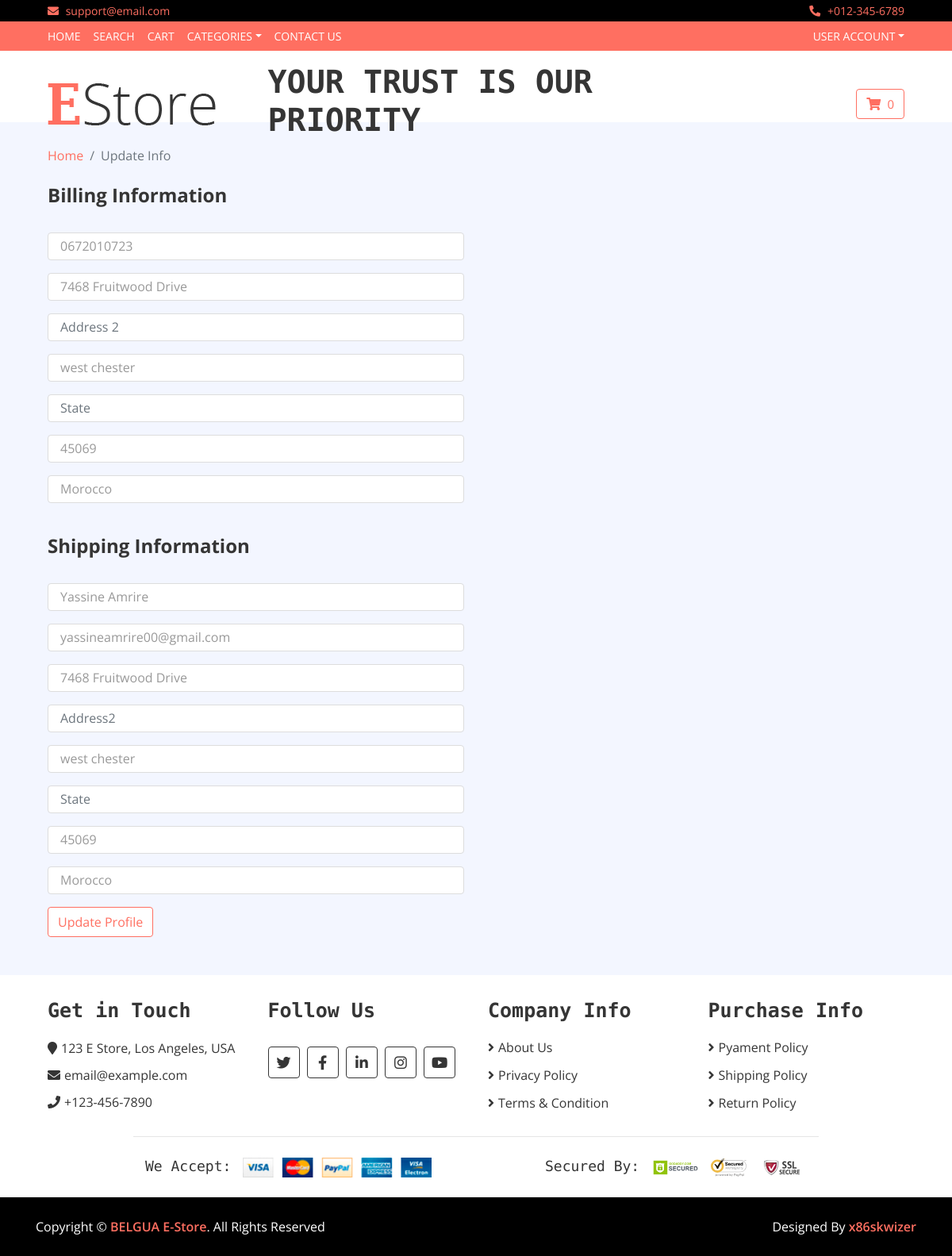
The page /update_info/ (signed in) on the database as committed earlier.
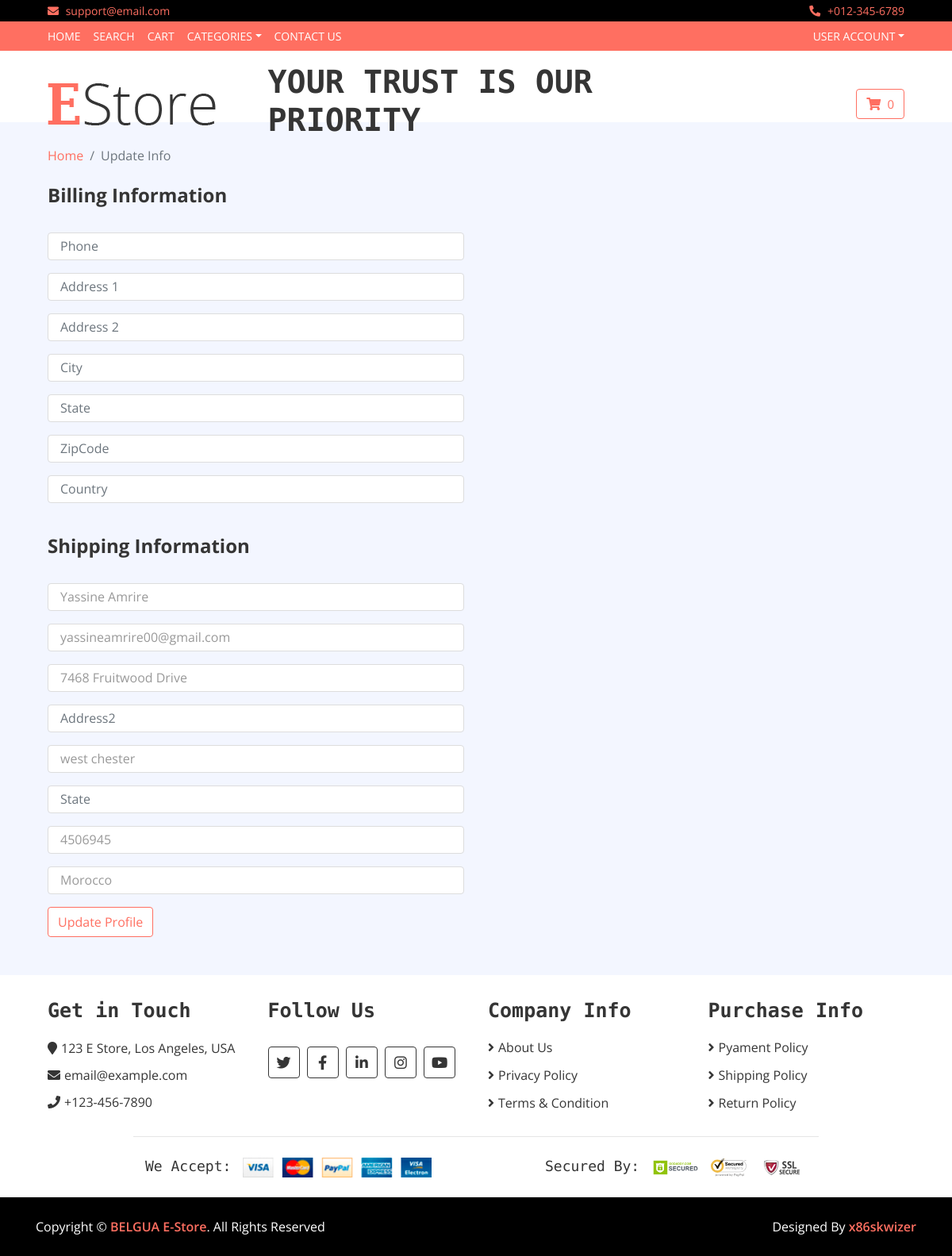
The same page on the database as committed later.
### core/models.py (models this page shows, shortened)
class Profile(models.Model):
	user = models.OneToOneField(User, on_delete=models.CASCADE)
	date_modified = models.DateTimeField(User, auto_now=True)
	phone = models.CharField(max_length=20, blank=True)
	address1 = models.CharField(max_length=200, blank=True)
	address2 = models.CharField(max_length=200, blank=True)
	city = models.CharField(max_length=200, blank=True)
	state = models.CharField(max_length=200, blank=True)
	zipcode = models.CharField(max_length=200, blank=True)
	country = models.CharField(max_length=200, blank=True)
	old_cart = models.CharField(max_length=200, blank=True, null=True)

### payment/models.py (models this page shows, shortened)
class ShippingAddress(models.Model):
	user = models.ForeignKey(User, on_delete=models.CASCADE, null=True, blank=True)
	shipping_full_name = models.CharField(max_length=255)
	shipping_email = models.CharField(max_length=255)
	shipping_address1 = models.CharField(max_length=255)
	shipping_address2 = models.CharField(max_length=255, null=True, blank=True)
	shipping_city = models.CharField(max_length=255)
	shipping_state = models.CharField(max_length=255, null=True, blank=True)
	shipping_zipcode = models.CharField(max_length=255, null=True, blank=True)
	shipping_country = models.CharField(max_length=255)
	class Meta:
		verbose_name_plural = "Shipping Address"

### core/views.py (the view)
# urls.py: path('update_info/', views.update_info, name='update_info'),
def update_info(request):
    if request.user.is_authenticated:
        current_user = get_object_or_404(Profile, user__id=request.user.id)
        try:
            shipping_user = ShippingAddress.objects.get(user__id=request.user.id)
        except ShippingAddress.DoesNotExist:
            shipping_user = None
        form = UserInfoForm(request.POST or None, instance=current_user)
        shipping_form = ShippingForm(request.POST or None, instance=shipping_user)
        if form.is_valid() or shipping_form.is_valid():
            form.save()
            shipping_form.save()
            messages.success(request, "Info has been updated!")
            return redirect('core:index')
        return render(request, 'update_info.html', {'form': form, 'shipping_form': shipping_form})
    else:
        messages.error(request, "You need to be logged in to update your information.")
        return redirect('core:index')

### core/forms.py
class UserInfoForm(forms.ModelForm):
	phone = forms.CharField(label="", widget=forms.TextInput(attrs={'class':'form-control', 'placeholder':'Phone'}), required=False)
	address1 = forms.CharField(label="", widget=forms.TextInput(attrs={'class':'form-control', 'placeholder':'Address 1'}), required=False)
	address2 = forms.CharField(label="", widget=forms.TextInput(attrs={'class':'form-control', 'placeholder':'Address 2'}), required=False)
	city = forms.CharField(label="", widget=forms.TextInput(attrs={'class':'form-control', 'placeholder':'City'}), required=False)
	state = forms.CharField(label="", widget=forms.TextInput(attrs={'class':'form-control', 'placeholder':'State'}), required=False)
	zipcode = forms.CharField(label="", widget=forms.TextInput(attrs={'class':'form-control', 'placeholder':'ZipCode'}), required=False)
	country = forms.CharField(label="", widget=forms.TextInput(attrs={'class':'form-control', 'placeholder':'Country'}), required=False)
	class Meta:
		model = Profile
		fields = ('phone', 'address1', 'address2', 'city', 'state', 'zipcode', 'country')

### cart/cart.py (called while the page is built)
    def __len__(self):
        return sum(item['quantity'] for item in self.cart.values())

### cart/context_processors.py (called while the page is built)
def cart(request):
	return {'cart': Cart(request)}

### core/templates/update_info.html (shortened to what this page needs)
{% extends 'base.html' %}
{% load static %}
{% block content %}
<div class="breadcrumb-wrap">
    <div class="container-fluid">
        <ul class="breadcrumb">
            <li class="breadcrumb-item"><a href="{% url 'core:index' %}">Home</a></li>
            <li class="breadcrumb-item active">Update Info</li>
        </ul>
    </div>
</div>
<br/>
<div class="register">
    <div class="container-fluid">
        <div class="row">
            <div class="col-lg-6">
                <div class="register-form">
					<form method="POST" action="{% url 'core:update_info' %}">
                        <h4><strong>Billing Information</strong></h4><br/>
						{{ form.as_p }}
                        <br/><h4><strong>Shipping Information</strong></h4><br/>
						{{ shipping_form.as_p }}
                        <button type="submit" class="btn">Update Profile</button>
					</form>
                </div>
            </div>
        </div>
    </div>
</div>
<br/><br/>
{% endblock %}

### core/templates/base.html (shortened to what this page needs)
{% load static %}
<!DOCTYPE html>
<html lang="en">
    <head>
        <link href="https://stackpath.bootstrapcdn.com/bootstrap/4.4.1/css/bootstrap.min.css" rel="stylesheet">
        <link href="https://cdnjs.cloudflare.com/ajax/libs/font-awesome/5.10.0/css/all.min.css" rel="stylesheet">
        <link href="{% static 'store/lib/slick/slick.css' %}" rel="stylesheet">
        <link href="{% static 'store/lib/slick/slick-theme.css' %}" rel="stylesheet">
        <link href="{% static 'store/css/style.css' %}" rel="stylesheet">
    </head>
    <body>
        <div class="top-bar">
            <div class="container-fluid">
                <div class="row">
                    <div class="col-sm-6">
                        <i class="fa fa-envelope"></i>
                        support@email.com
                    </div>
                    <div class="col-sm-6">
                        <i class="fa fa-phone-alt"></i>
                        +012-345-6789
                    </div>
                </div>
            </div>
        </div>
        {% include 'navbar.html' %}
        <div class="bottom-bar">
            <div class="container-fluid">
                <div class="row align-items-center">
                    <div class="col-md-3">
                        <div class="logo">
                            <a href="{% url 'core:index' %}">
                                <img src="{% static 'store/img/logo.png' %}" alt="Logo">
                            </a>
                        </div>
                    </div>
                    <div class="col-md-6">
                        <div class="search">
                            <h1>YOUR TRUST IS OUR PRIORITY</h1>
                        </div>
                    </div>
                    <div class="col-md-3">
                        <div class="user">
                            <a href="{% url 'cart:cart_summary' %}" class="btn cart">
                                <i class="fa fa-shopping-cart"></i>
                                <span id="cart_quantity">&nbsp;{{ cart|length }}</span>
                            </a>
                        </div>
                    </div>
                </div>
            </div>
        </div>
{% block content %}
{% endblock %}
 <div class="footer">
	<div class="container-fluid">
		<div class="row">
			<div class="col-lg-3 col-md-6">
				<div class="footer-widget">
					<h2>Get in Touch</h2>
					<div class="contact-info">
						<p><i class="fa fa-map-marker"></i>123 E Store, Los Angeles, USA</p>
						<p><i class="fa fa-envelope"></i>email@example.com</p>
						<p><i class="fa fa-phone"></i>+123-456-7890</p>
					</div>
				</div>
			</div>
			<div class="col-lg-3 col-md-6">
				<div class="footer-widget">
					<h2>Follow Us</h2>
					<div class="contact-info">
						<div class="social">
							<a href=""><i class="fab fa-twitter"></i></a>
							<a href=""><i class="fab fa-facebook-f"></i></a>
							<a href=""><i class="fab fa-linkedin-in"></i></a>
							<a href=""><i class="fab fa-instagram"></i></a>
							<a href=""><i class="fab fa-youtube"></i></a>
						</div>
					</div>
				</div>
			</div>
			<div class="col-lg-3 col-md-6">
				<div class="footer-widget">
					<h2>Company Info</h2>
					<ul>
						<li><a href="#">About Us</a></li>
						<li><a href="#">Privacy Policy</a></li>
						<li><a href="#">Terms & Condition</a></li>
					</ul>
				</div>
			</div>
			<div class="col-lg-3 col-md-6">
				<div class="footer-widget">
					<h2>Purchase Info</h2>
					<ul>
						<li><a href="#">Pyament Policy</a></li>
						<li><a href="#">Shipping Policy</a></li>
						<li><a href="#">Return Policy</a></li>
					</ul>
				</div>
			</div>
		</div>
		<div class="row payment align-items-center">
			<div class="col-md-6">
				<div class="payment-method">
					<h2>We Accept:</h2>
					<img src="{% static 'store/img/payment-method.png' %}" alt="Payment Method" />
				</div>
			</div>
			<div class="col-md-6">
				<div class="payment-security">
					<h2>Secured By:</h2>
					<img src="{% static 'store/img/godaddy.svg' %}" alt="Payment Security" />
					<img src="{% static 'store/img/norton.svg' %}" alt="Payment Security" />
					<img src="{% static 'store/img/ssl.svg' %}" alt="Payment Security" />
				</div>
			</div>
		</div>
	</div>
</div>
<div class="footer-bottom">
	<div class="container">
		<div class="row">
			<div class="col-md-6 copyright">
				<p>Copyright &copy; <a href="#">BELGUA E-Store</a>. All Rights Reserved</p>
			</div>
			<div class="col-md-6 template-by">
				<p>Designed By <a href="https://github.com/x86skwizer">x86skwizer</a></p>
			</div>
		</div>
	</div>
</div>
</body>
</html>

### core/templates/navbar.html (shortened to what this page needs)
<div class="nav">
	<div class="container-fluid">
		<nav class="navbar navbar-expand-md bg-dark navbar-dark">
			<div class="collapse navbar-collapse justify-content-between" id="navbarCollapse">
				<div class="navbar-nav mr-auto">
					<a href="{% url 'core:index' %}" class="nav-item nav-link">Home</a>
					<a href="{% url 'core:search' %}" class="nav-item nav-link">Search</a>
					<a href="{% url 'cart:cart_summary' %}" class="nav-item nav-link">Cart</a>
					<div class="nav-item dropdown">
						<a href="#" class="nav-link dropdown-toggle" data-toggle="dropdown">Categories</a>
					</div>
					<a href="{% url 'core:contact' %}" class="nav-item nav-link">Contact Us</a>
				</div>
				<div class="navbar-nav ml-auto">
					<div class="nav-item dropdown">
						<a href="{% url 'core:update_user' %}" class="nav-link dropdown-toggle" data-toggle="dropdown">User Account</a>
					</div>
				</div>
			</div>
		</nav>
	</div>
</div>

### static/store/css/style.css (style rules this page uses)
body { color: #353535; font-family: 'Open Sans', sans-serif; font-weight: 400; background: #f3f6ff; }
a { color: #FF6F61; }
h1 { font-family: 'Source Code Pro', monospace; font-weight: 900; }
h2 { font-family: 'Source Code Pro', monospace; font-weight: 700; }
@media (min-width: 992px) { .container-fluid { padding-right: 60px; padding-left: 60px; } }
.form-control, .custom-select { width: 100%; height: 35px; padding: 0 15px; color: #999999; border: 1px solid #dddddd; margin-bottom: 15px }
.btn { color: #FF6F61; background: #ffffff; border: 1px solid #FF6F61; }
.top-bar { padding: 3px 0; font-size: 14px; color: #FF6F61; background: #000000; }
.top-bar i { margin-right: 5px; }
.top-bar .col-sm-6:first-child { text-align: left; }
.top-bar .col-sm-6:last-child { text-align: right; }
.nav { position: relative; }
@media (min-width: 992px) { .nav .container-fluid { padding-left: 52px; padding-right: 52px; } }
.nav .navbar { height: 100%; padding: 0; }
@media (min-width: 768px) { .nav, .nav .navbar { background: #FF6F61 !important; } }
@media (min-width: 768px) { .nav .navbar-dark a.nav-link { color: #ffffff; font-size: 14px; text-transform: uppercase; } }
.bottom-bar { padding: 15px 0; background: #ffffff; margin-bottom: 30px; }
.bottom-bar .logo { text-align: left; overflow: hidden; }
.bottom-bar .logo a img { max-height: 60px; }
.bottom-bar .search { width: 100%; }
.bottom-bar .user { font-size: 0; text-align: right; }
.bottom-bar .user .cart i, .bottom-bar .user .wishlist i { color: #FF6F61; }
.bottom-bar .user .cart span, .bottom-bar .user .wishlist span { color: #FF6F61; font-size: 15px; }
@media (min-width: 768px) { .bottom-bar { max-height: 90px; } }
.breadcrumb-wrap { position: relative; width: 100%; }
.breadcrumb-wrap .breadcrumb { margin: 0; padding: 0; background: transparent; }
.footer { position: relative; padding: 30px 0 0 0; background: #ffffff; }
.footer .footer-widget { position: relative; width: 100%; margin-bottom: 30px; }
.footer .footer-widget h2 { font-size: 25px; white-space: nowrap; margin-bottom: 20px; }
.footer .footer-widget ul { margin: 0; padding: 0; list-style: none; }
.footer .footer-widget ul li { margin-bottom: 12px; }
.footer .footer-widget ul li:last-child { margin-bottom: 0; }
.footer .footer-widget ul li a { color: #353535; white-space: nowrap; display: block; line-height: 23px; transition: all .3s; }
.footer .footer-widget ul li a::before { content: '\f105'; font-family: 'Font Awesome 5 Free'; font-weight: 900; padding-right: 5px; }
.footer .contact-info p { margin-bottom: 10px; font-size: 16px; }
.footer .contact-info p i { margin-right: 5px; }
.footer .social { position: relative; width: 100%; }
.footer .social a { display: inline-block; margin: 10px 5px 0 0; width: 40px; height: 40px; padding: 6px 0; text-align: center; font-size: 18px; color: #353535; border: 1px solid #353535; border-radius: 4px; transition: all .3s; }
.footer .payment { padding-top: 25px; padding-bottom: 25px; border-top: 1px solid rgba(0,0,0,.1); }
@media (min-width: 992px) { .footer .payment { max-width: 80%; margin: 0 auto; } }
.footer .payment-method, .footer .payment-security { overflow: hidden; }
.footer .payment-method { text-align: left; }
.footer .payment-security { text-align: right; }
.footer .payment-method h2, .footer .payment-security h2 { display: inline-block; margin: 0 10px 0 0; font-size: 18px; font-weight: 400; line-height: 22px; }
.footer .payment-method img, .footer .payment-security img { height: 25px; }
.footer-bottom { position: relative; padding: 25px 0; background: #000000; }
.footer-bottom .copyright { text-align: left; }
.footer-bottom .template-by { text-align: right; }
.footer-bottom .copyright p, .footer-bottom .template-by p { color: #ffffff; font-weight: 400; margin: 0; }
.footer-bottom .copyright p a, .footer-bottom .template-by p a { font-weight: 600; }

Rows that differ between the two databases and show on the page:
changed Profile: phone "0672010723" → (not shown); address1 "7468 Fruitwood Drive" → (not shown); city "west chester" → (not shown); zipcode "45069" → (not shown); country "Morocco" → (not shown)
changed ShippingAddress "Yassine Amrire": shipping_zipcode "45069" → "4506945"
